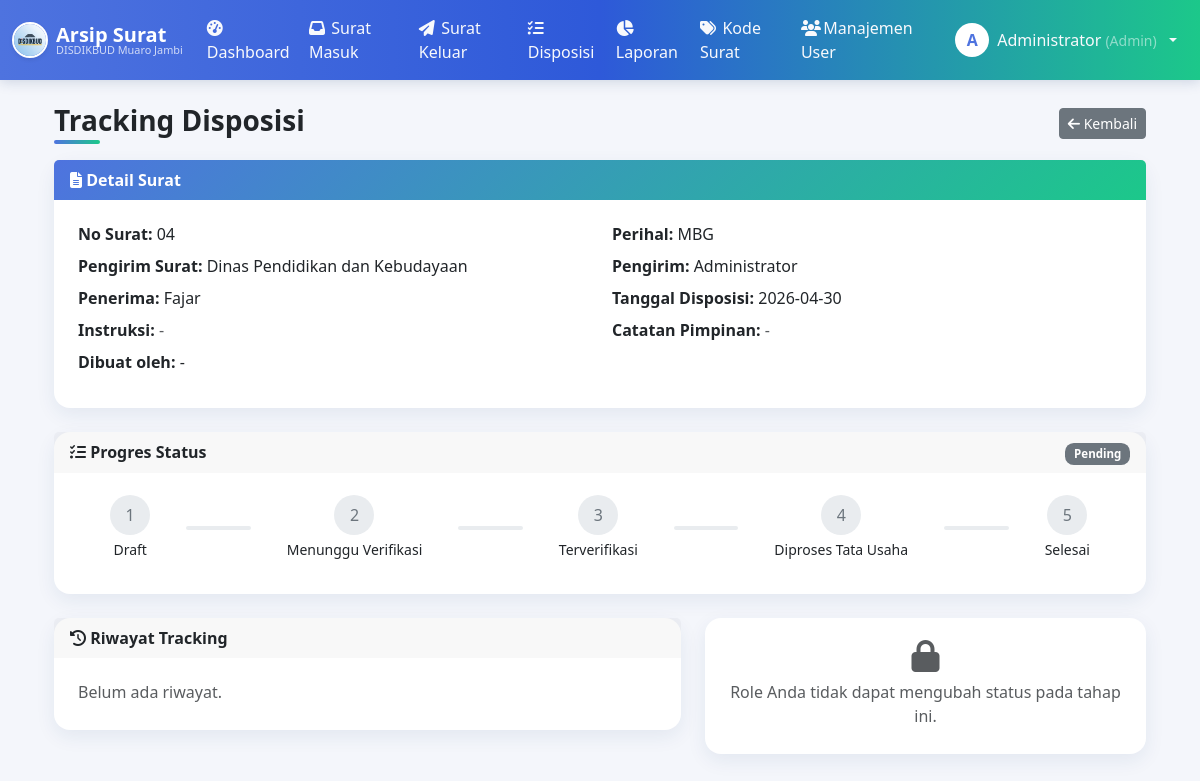
Before: /tracking.php?type=disposisi&id=9 (signed in) with the older database file.
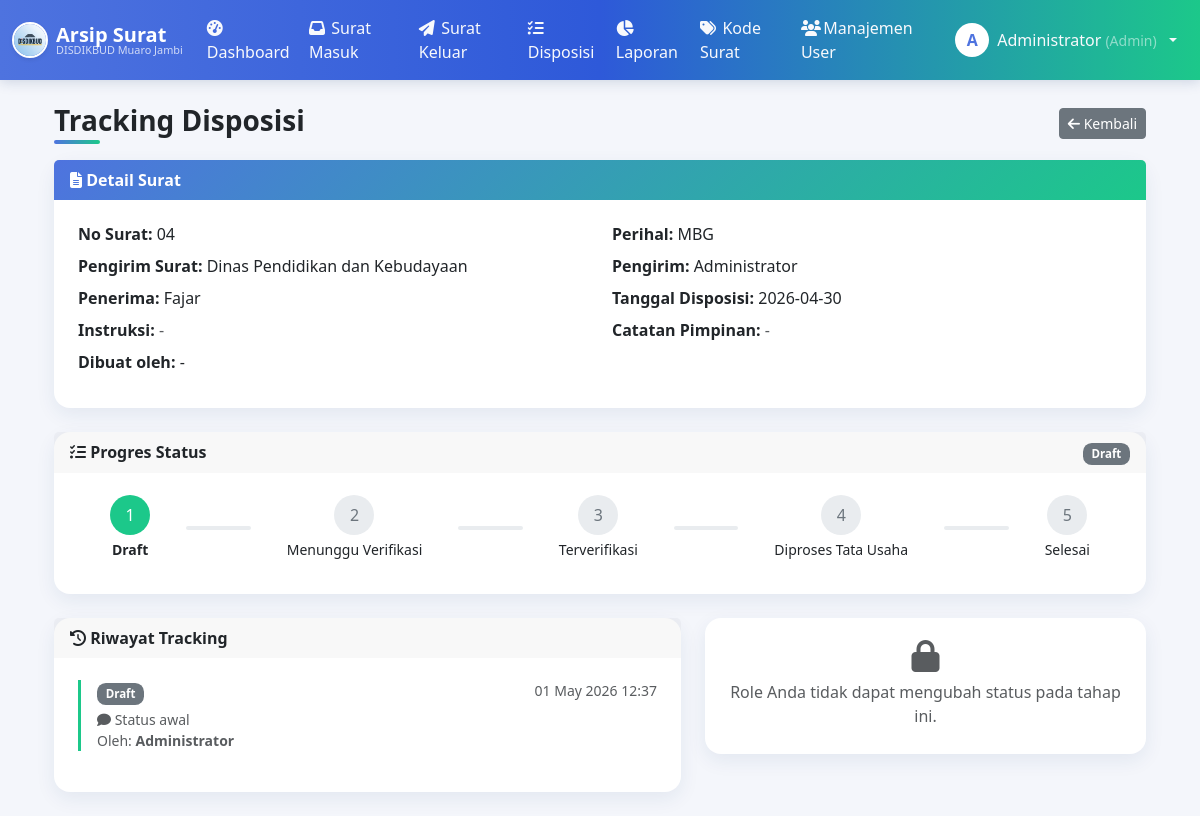
After: the same page with the newer database file.
### tables this page shows
CREATE TABLE `disposisi` (
  `id` int(11) NOT NULL,
  `surat_masuk_id` int(11) DEFAULT NULL,
  `pengirim_id` int(11) DEFAULT NULL,
  `penerima_id` int(11) DEFAULT NULL,
  `tgl_disposisi` date DEFAULT NULL,
  `instruksi` text DEFAULT NULL,
  `catatan_pimpinan` text DEFAULT NULL,
  `status` enum('draft','menunggu_verifikasi','terverifikasi','diproses_kasi_pais','selesai') DEFAULT 'draft',
  `created_at` timestamp NULL DEFAULT current_timestamp(),
  `updated_at` timestamp NULL DEFAULT current_timestamp() ON UPDATE current_timestamp()
);

CREATE TABLE `surat_masuk` (
  `id` int(11) NOT NULL,
  `no_agenda` varchar(50) DEFAULT NULL,
  `no_surat` varchar(100) DEFAULT NULL,
  `tgl_surat` date DEFAULT NULL,
  `tgl_diterima` date DEFAULT NULL,
  `pengirim` varchar(150) DEFAULT NULL,
  `instansi` varchar(150) DEFAULT NULL,
  `perihal` varchar(255) DEFAULT NULL,
  `kategori` varchar(100) DEFAULT NULL,
  `file_surat` varchar(255) DEFAULT NULL,
  `status` enum('draft','menunggu_verifikasi','terverifikasi','diproses_kasi_pais','selesai') DEFAULT 'draft',
  `created_at` timestamp NULL DEFAULT current_timestamp()
);

CREATE TABLE `users` (
  `id` int(11) NOT NULL,
  `nama` varchar(100) DEFAULT NULL,
  `email` varchar(100) DEFAULT NULL,
  `password` varchar(255) DEFAULT NULL,
  `role` varchar(20) NOT NULL,
  `created_at` timestamp NULL DEFAULT current_timestamp()
);

CREATE TABLE `status_history` (
  `id` int(11) NOT NULL,
  `ref_type` enum('surat_keluar','surat_masuk','disposisi') NOT NULL,
  `ref_id` int(11) NOT NULL,
  `status` varchar(50) NOT NULL,
  `keterangan` text DEFAULT NULL,
  `updated_by` int(11) DEFAULT NULL,
  `created_at` timestamp NULL DEFAULT current_timestamp()
);

### includes/auth.php (called while the page is built, shortened)
<?php
function getRoleLabel($role) {
    $labels = [
        'admin'      => 'Admin',
        'pimpinan'   => 'Pimpinan',
        'tata_usaha' => 'Tata Usaha',
    ];
    return isset($labels[$role]) ? $labels[$role] : ucfirst($role);
}
?>

### tracking.php (the view, shortened to what the changed rows need)
<?php
include "includes/auth.php";
include "includes/db.php";
include "includes/tracking.php";
$type = isset($_GET['type']) ? $_GET['type'] : '';
$id   = isset($_GET['id']) ? intval($_GET['id']) : 0;
$detail = [];
$pembuat_nama = '';
if ($type == 'surat_keluar') {
    $q = mysqli_query($conn, "SELECT * FROM surat_keluar WHERE id=$id");
    $row = mysqli_fetch_assoc($q);
    if ($row) {
        $judul = 'Tracking Surat Keluar';
        $status = $row['status'];
        $detail = [
            'No Agenda'    => $row['no_agenda'],
            'No Surat'     => $row['no_surat'],
            'Tanggal Surat' => $row['tgl_surat'],
            'Tujuan'       => $row['tujuan'],
            'Instansi'     => $row['instansi'],
            'Kategori'     => $row['kategori'],
            'Perihal'      => $row['perihal'],
            'Isi Surat'    => $row['isi_surat'],
        ];
        if ($row['file_surat']) {
            $file_url = "assets/uploads/surat_keluar/" . $row['file_surat'];
        }
        $qr_code_url = '';
        if ($row['qr_code']) {
            $qr_code_url = "assets/uploads/qr_codes/" . $row['qr_code'];
        }
        $qr = mysqli_query($conn, "SELECT nama FROM users WHERE id='" . intval($row['pembuat_id']) . "'");
        $pr = mysqli_fetch_assoc($qr);
        $pembuat_nama = $pr['nama'] ?? '-';
    }
} else {
    $q = mysqli_query($conn, "
        SELECT d.*, sm.no_surat, sm.perihal, sm.pengirim AS pengirim_surat,
               u1.nama AS pengirim, u2.nama AS penerima
        FROM disposisi d
        JOIN surat_masuk sm ON d.surat_masuk_id = sm.id
        LEFT JOIN users u1 ON d.pengirim_id = u1.id
        LEFT JOIN users u2 ON d.penerima_id = u2.id
        WHERE d.id=$id
    ");
    $row = mysqli_fetch_assoc($q);
    if ($row) {
        $detail = [
            'No Surat'        => $row['no_surat'],
            'Perihal'         => $row['perihal'],
            'Pengirim Surat'  => $row['pengirim_surat'],
            'Pengirim'        => $row['pengirim'],
            'Penerima'        => $row['penerima'],
            'Tanggal Disposisi' => $row['tgl_disposisi'],
            'Instruksi'       => $row['instruksi'],
            'Catatan Pimpinan' => $row['catatan_pimpinan'],
        ];
    }
}
if ($type == 'surat_keluar') {
    $row['status'] = mysqli_fetch_assoc(mysqli_query($conn, "SELECT status FROM surat_keluar WHERE id=$id"))['status'];
} elseif ($type == 'surat_masuk') {
    $row['status'] = mysqli_fetch_assoc(mysqli_query($conn, "SELECT status FROM surat_masuk WHERE id=$id"))['status'];
} else {
    $row['status'] = mysqli_fetch_assoc(mysqli_query($conn, "SELECT status FROM disposisi WHERE id=$id"))['status'];
}
$status = $row['status'];
$history = getStatusHistory($conn, $type, $id);
$current_idx = getStatusIndex($status);
$steps = getStatusSteps();
if ($_SESSION['role'] == 'pimpinan') {
    include "includes/header_pimpinan.php";
} elseif ($_SESSION['role'] == 'tata_usaha') {
    include "includes/header_tata_usaha.php";
} else {
    include "includes/header.php";
}
?>
<div class="container mt-4">
  <div class="card shadow-sm mb-4">
    <div class="card-body">
      <div class="row">
        <?php foreach ($detail as $label => $value): ?>
          <div class="col-md-6 mb-2">
            <strong><?= $label; ?>:</strong>
            <?= $value !== null && $value !== '' ? nl2br(htmlspecialchars($value)) : '<span class="text-muted">-</span>'; ?>
          </div>
        <?php endforeach; ?>
        <div class="col-md-6 mb-2">
          <strong>Dibuat oleh:</strong> <?= htmlspecialchars($pembuat_nama ?: '-'); ?>
        </div>
      </div>
    </div>
  </div>
  <div class="card shadow-sm mb-4">
    <div class="card-header fw-semibold">
      <span class="float-end"><?= statusBadge($status); ?></span>
    </div>
    <div class="card-body">
      <div class="d-flex justify-content-between align-items-center mb-2">
        <?php $i = 0; foreach ($steps as $key => $label): ?>
          <div class="text-center flex-fill">
            <div class="rounded-circle d-inline-flex align-items-center justify-content-center"
                 style="width:40px;height:40px; <?= $i <= $current_idx ? 'background-color:#1cc88a;color:#fff;' : 'background-color:#e9ecef;color:#6c757d;' ?>">
              <?php if ($i < $current_idx): ?>
                <i class="fa fa-check"></i>
              <?php else: ?>
                <?= $i + 1; ?>
              <?php endif; ?>
            </div>
            <div class="mt-1 small" style="font-weight:<?= $i <= $current_idx ? 'bold' : 'normal'; ?>">
              <?= $label; ?>
            </div>
          </div>
          <?php if ($i < count($steps) - 1): ?>
            <div class="flex-fill mx-1" style="height:4px; background-color:<?= $i < $current_idx ? '#1cc88a' : '#e9ecef'; ?>; border-radius:2px;"></div>
          <?php endif; ?>
          <?php $i++; endforeach; ?>
      </div>
    </div>
  </div>
  <div class="row">
    <div class="col-md-7">
      <div class="card shadow-sm mb-4">
        <div class="card-body">
          <?php if (count($history) > 0): ?>
            <ul class="list-unstyled">
              <?php foreach ($history as $h): ?>
                <li class="border-start border-3 mb-3 ps-3" style="border-color:#1cc88a !important;">
                  <div class="d-flex justify-content-between">
                    <strong><?= statusBadge($h['status']); ?></strong>
                    <small class="text-muted"><?= date('d M Y H:i', strtotime($h['created_at'])); ?></small>
                  </div>
                  <?php if ($h['keterangan']): ?>
                    <div class="text-muted small mt-1"><i class="fa fa-comment"></i> <?= htmlspecialchars($h['keterangan']); ?></div>
                  <?php endif; ?>
                  <div class="text-muted small">Oleh: <strong><?= htmlspecialchars($h['nama'] ?? '-'); ?></strong></div>
                </li>
              <?php endforeach; ?>
            </ul>
          <?php else: ?>
            <p class="text-muted mb-0">Belum ada riwayat.</p>
          <?php endif; ?>
        </div>
      </div>
    </div>
  </div>
</div>
<?php include "includes/footer.php"; ?>

### includes/tracking.php (shortened to what the changed rows need)
<?php
function getStatusSteps() {
    return [
        'draft'                 => 'Draft',
        'menunggu_verifikasi'   => 'Menunggu Verifikasi',
        'terverifikasi'         => 'Terverifikasi',
        'diproses_tata_usaha'   => 'Diproses Tata Usaha',
        'selesai'               => 'Selesai',
    ];
}
function getStatusLabel($status) {
    $steps = getStatusSteps();
    return isset($steps[$status]) ? $steps[$status] : ucfirst(str_replace('_', ' ', $status));
}
function getStatusColor($status) {
    $colors = [
        'draft'                 => 'secondary',
        'menunggu_verifikasi'   => 'warning',
        'terverifikasi'         => 'info',
        'diproses_tata_usaha'   => 'primary',
        'selesai'               => 'success',
    ];
    return isset($colors[$status]) ? $colors[$status] : 'secondary';
}
function statusBadge($status) {
    return '<span class="badge bg-' . getStatusColor($status) . '">' . htmlspecialchars(getStatusLabel($status)) . '</span>';
}
function getStatusHistory($conn, $ref_type, $ref_id) {
    $result = mysqli_query($conn, "
        SELECT h.*, u.nama
        FROM status_history h
        LEFT JOIN users u ON h.updated_by = u.id
        WHERE h.ref_type = '$ref_type' AND h.ref_id = '$ref_id'
        ORDER BY h.created_at ASC, h.id ASC
    ");
    $history = [];
    while ($row = mysqli_fetch_assoc($result)) {
        $history[] = $row;
    }
    return $history;
}
function getStatusIndex($status) {
    $idx = array_search($status, array_keys(getStatusSteps()));
    return $idx === false ? -1 : $idx;
}

Changed rows visible on the page:
changed disposisi "MBG": status "Pending" → "Draft"
added status_history: status "Draft", created_at "01 May 2026 12:37", keterangan "Status awal", updated_by.nama "Administrator"
Other visible differences:
text no longer shown: "Belum ada riwayat."
